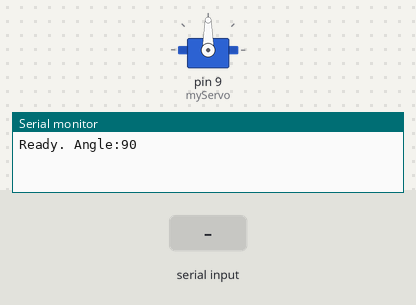
The sketch below on a simulated Arduino Uno, built with avr-gcc and run on an emulated ATmega328P. Parts: servo, the last lines printed to the serial monitor. The test bench sets the inputs (shaded band).

Above: at 1.2 s.
1.3 s: "-\n" received over Serial
At 2.5 s:
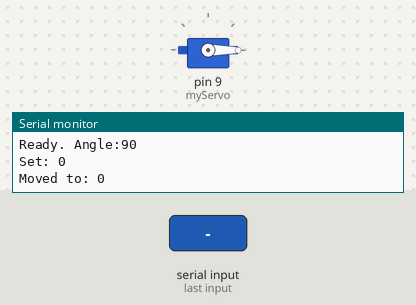
2.8 s: "90\n" received over Serial
At 3.7 s:
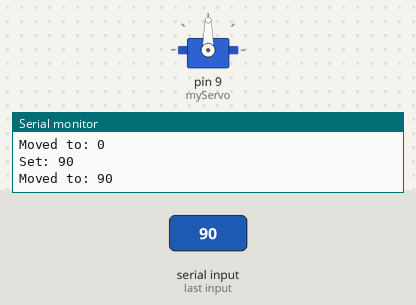
Timing chart, 0 to 5.8 s (numbered marks = the images above; inputs shaded):
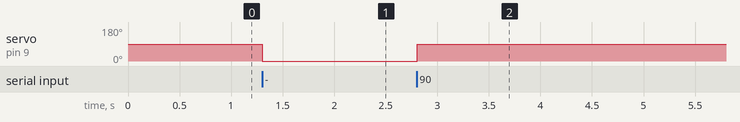

The sketch:

roboarm-servocontrol.ino
```cpp
// Arduino: continuous-serial-recv.ino
#include <Servo.h>

Servo myServo;
int angle = 90;

char inBuf[10];
uint8_t inIdx = 0;

void setup() {
  Serial.begin(9600);
  myServo.attach(9);
  myServo.write(angle);
  Serial.print("Ready. Angle:");
  Serial.println(angle);
}

void loop() {
  // non-blocking serial read into buffer until newline
  while (Serial.available()) {
    char c = Serial.read();
    if (c == '\n' || c == '\r') {
      if (inIdx > 0) {
        inBuf[inIdx] = '\0';
        int val = atoi(inBuf);    // parse integer
        inIdx = 0;

        // Validate range 0..180
        if (val >= 0 && val <= 180) {
          // Always echo what we received (useful for logging on the web page)
          Serial.print("Set: ");
          Serial.println(val);

          // Move only if different (avoid jitter & unnecessary writes)
          if (val != angle) {
            angle = val;
            myServo.write(angle);
            Serial.print("Moved to: ");
            Serial.println(angle);
          }
        } else {
          Serial.print("BadVal: ");
          Serial.println(val);
        }
      }
    } else {
      // collect digits (ignore other chars)
      if (inIdx < (sizeof(inBuf) - 1)) {
        if ((c >= '0' && c <= '9') || c == '-') inBuf[inIdx++] = c;
        // else ignore
      }
    }
  }

  // other non-blocking tasks could go here
}
```

Measured:
- after the input at 1.3 s, servo on pin 9 (myServo): 90° → 0° at once
- after the input at 2.8 s, servo on pin 9 (myServo): 0° → 90° at once
